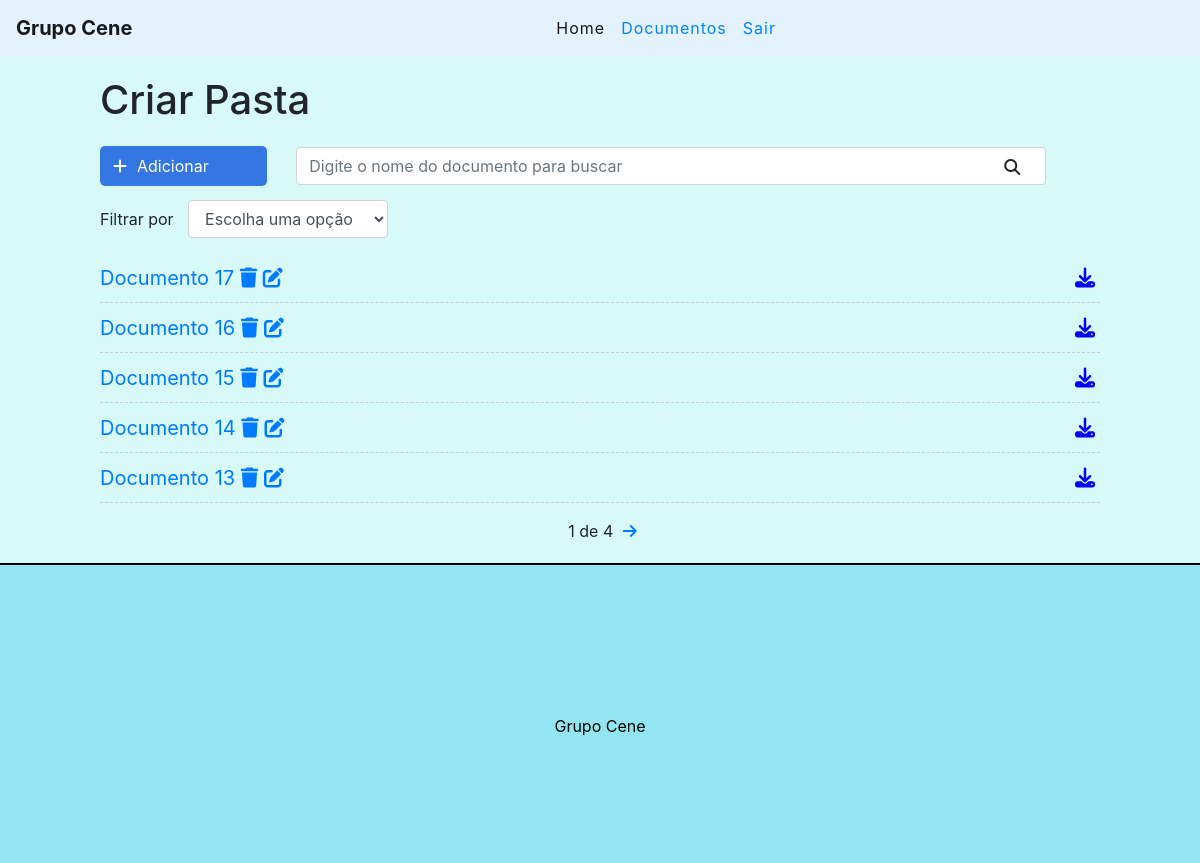
The app's page /doc/ (signed in) with its own data.
### documentos/models.py (models this page shows, shortened)
class Documento(models.Model):
    STATUS = (
        ('done', 'Empresa'),
        ('doing', 'Assunto'),
    )
    title = models.CharField(max_length=255)
    description = models.TextField()
    tipo = models.CharField(
        max_length=7,
        choices=STATUS
    )
    user = models.ForeignKey(get_user_model(), on_delete=models.CASCADE)
    created_at = models.DateTimeField(auto_now_add=True)
    updated_at = models.DateTimeField(auto_now=True)

### documentos/views.py (the view)
# urls.py: path('doc/', views.empresaDoc, name="empresa-doc"),
@login_required
def empresaDoc(request):
    search = request.GET.get('search')
    filter = request.GET.get('filter')
    if search:
        documentos = Documento.objects.filter(title__icontains=search, user=request.user)
    elif filter:
        documentos = Documento.objects.filter(tipo=filter, user=request.user)
    else:
        documentos_list = Documento.objects.all().order_by('-created_at').filter(user=request.user)
        paginator = Paginator(documentos_list, 5)
        page = request.GET.get('page')
        documentos = paginator.get_page(page)
    return render(request, 'documentos/doc.html', {'documentos': documentos})

### documentos/templates/documentos/doc.html (shortened to what this page needs)
{% extends 'base.html' %}
{% block content %}
<div class="offset-1 col-10 list-div">
    <h1>Criar Pasta</h1>
    <a id="add-link" href="/doc/upload">
        <div class="col-2 add-div">
            <i class="fas fa-plus"></i>Adicionar
        </div>
    </a>
    <div class="col-9 search-div">
        <form method="GET" id="search-form">
            <input class="form-control" type="text" id="search" name="search" placeholder="Digite o nome do documento para buscar" value="{{ request.GET.search }}">
            <i class="fas fa-search" id="search-btn"></i>
        </form>
    </div>
    <div class="col-12 filter-div">
        <span>Filtrar por</span>
        <select name="filter" id="filter" class="form-control">
            <option value="">Escolha uma opção</option>
        </select>
    </div>
    <ul class="doc-list">
        {% for documento in documentos %}
        <li class="doc-item">
            <span><a href="/documento/{{documento.id}}">{{documento.title}}</a></span>
            <a href="/delete/{{documento.id}}" class="delete-btn"><span><i class="fas fa-trash"></i></span></a>
            <a href="/edit/{{documento.id}}"><span><i class="fas fa-edit"></i></span></a>
            <span><i class="fas fa-download"></i></span>
        </li>
        {% endfor %}
    </ul>
    <div class="pagination">
        <span class="step-links">
            {% if documentos.paginator.num_pages %}
            <span class="current">
                {{ documentos.number }} de {{ documentos.paginator.num_pages }}
            </span>
            {% endif %}
            {% if documentos.has_next %}
                <a href="?page={{ documentos.next_page_number }}"><i class="fas fa-arrow-right"></i></a>
            {% endif %}
        </span>
    </div>
</div>
{% endblock %}

### documentos/static/css/styles.css (style rules this page uses)
#add-link { text-decoration: none; }
.add-div { background-color: #3476e2; cursor: pointer; display: inline-block; color: #fff; padding: 8px; border-radius: 5px; margin-right: 25px; }
.fas.fa-plus { color: #fff; margin-right: 10px; margin-left: 5px; }
.fas.fa-search { position: absolute; top: 12px; right: 26px; cursor: pointer; }
.search-div { padding: 0px; margin-top: 15px; margin-bottom: 15px; display: inline-block; }
.filter-div { margin-bottom: 15px; padding: 0; }
#filter { display: inline-block; width: 200px; margin-left: 10px; }
.list-div { padding: 0; }
.doc-list { padding-left: 0; }
.doc-item { list-style: none; font-size: 20px; height: 50px; padding-top: 10px; border-bottom: 1px dashed #ccc; }
.fas.fa-times-circle, .fas.fa-box, .fas.fa-download { cursor: pointer; margin: 5px; font-size: 20px; float: right; }
.fas.fa-download { color: blue; }
.pagination { margin-bottom: 20px; }
.step-links { position: relative; margin-left: auto; margin-right: auto; }
.step-links .current { margin-left: 5px; margin-right: 5px; }

### records on screen
Documento: title "Documento 17"
Documento: title "Documento 16"
Documento: title "Documento 15"
Documento: title "Documento 14"
Documento: title "Documento 13"

### other values on screen
{{ documentos.number }} "1"
{{ documentos.paginator.num_pages }} "4"
